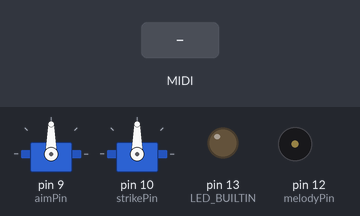
The sketch below on a simulated Arduino Uno, built with avr-gcc and run on an emulated ATmega328P. On the bench: 2 × servo, output pins drawn as LEDs (lit = HIGH), buzzer (waves = sounding). The inputs (shaded band) are chosen by the test bench. MIDI output is not drawn.

Above: at 1.2 s.
1.3 s: MIDI note 36 received
At 2.2 s:
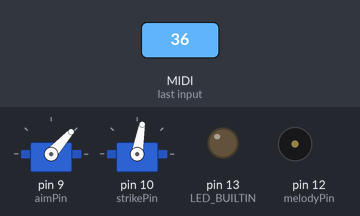
3.1 s: MIDI note 64 received
At 4.6 s:
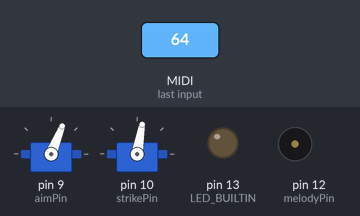
4.9 s: MIDI note 67 received
At 5.15 s:
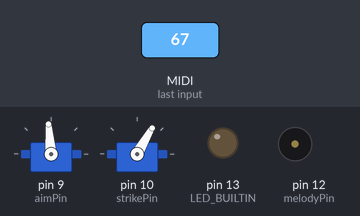
6.7 s: MIDI note 72 received
At 7.5 s:
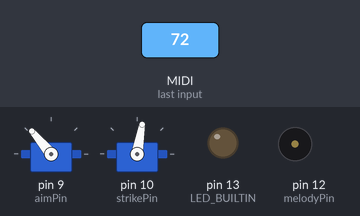
Timing chart, 0 to 9.5 s (numbered marks = the images above; inputs shaded):
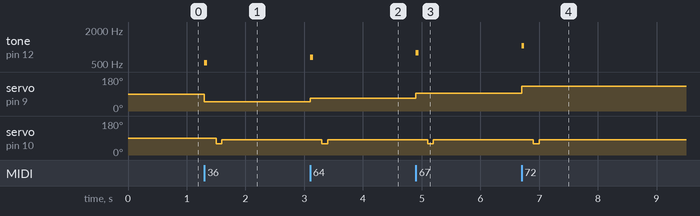

Measured:
- after the input at 1.3 s, tone on pin 12 (melodyPin): silent → 523 Hz at once, → silent 0.05 s later; servo on pin 9 (aimPin): 90° → 48° at once; servo on pin 10 (strikePin): 90° → 60° after 0.20 s, → 80° 0.10 s later
- after the input at 3.1 s, tone on pin 12 (melodyPin): silent → 659 Hz at once, → silent 0.05 s later; servo on pin 9 (aimPin): 48° → 68° at once; servo on pin 10 (strikePin): 80° → 60° after 0.20 s, → 80° 0.10 s later
- after the input at 4.9 s, tone on pin 12 (melodyPin): silent → 784 Hz at once, → silent 0.05 s later; servo on pin 9 (aimPin): 68° → 95° at once; servo on pin 10 (strikePin): 80° → 60° after 0.20 s, → 80° 0.10 s later
- after the input at 6.7 s, tone on pin 12 (melodyPin): silent → 1047 Hz at once, → silent 0.05 s later; servo on pin 9 (aimPin): 95° → 130° at once; servo on pin 10 (strikePin): 80° → 60° after 0.20 s, → 80° 0.10 s later

The sketch:

midiPlayerFINAL.ino
```cpp
#include <MIDI.h>
#include <Servo.h>
Servo aimServo;
Servo strikeServo;
const int aimPin = 9;
const int strikePin = 10;
#define melodyPin 12
#define NoteOn  9
#define DURATION 50

MIDI_CREATE_DEFAULT_INSTANCE();


void setup() {
  pinMode(LED_BUILTIN, OUTPUT);
  MIDI.begin(MIDI_CHANNEL_OMNI);
  Serial.begin(1200);
  aimServo.attach(aimPin);
  strikeServo.attach(strikePin);
}

void loop() {
  if (MIDI.read()){
      if(MIDI.getType() >>4 == NoteOn){ //get the 4 most significant bits
        int note = MIDI.getData1();
        playNote(note);
    }
}

}

  void playNote(int note){
      boolean isHigh = (note >= 72);

      note = note % 12;

      if(isHigh && note == 0) note = 12;

      switch(note){
        case 0: //C5
          tone(melodyPin, 523, DURATION);
          aimServo.write(48);
          strike();
          break;

        case 2: //D
          tone(melodyPin, 587, DURATION);
          aimServo.write(58);
          strike();
          break;

        case 4: //E
          tone(melodyPin, 659, DURATION);
          aimServo.write(68);
          strike();
          break;

        case 5: //F
          tone(melodyPin, 698, DURATION);
          aimServo.write(85);
          strike();
          break;

        case 7: //G
          tone(melodyPin, 784, DURATION);
          aimServo.write(95);
          strike();
          break;

        case 9: //A
          tone(melodyPin, 880, DURATION);
          aimServo.write(105);
          strike();
          break;

        case 11: //B
          tone(melodyPin, 988, DURATION);
          aimServo.write(117);
          strike();
          break;

        case 12: //C6
          tone(melodyPin, 1047, DURATION);
          aimServo.write(130);
          strike();
          break;
      }
    }

    void strike(){
      delay(200);
      strikeServo.write(60);
      delay(100);
      strikeServo.write(80);
      delay(100);
   }
```
